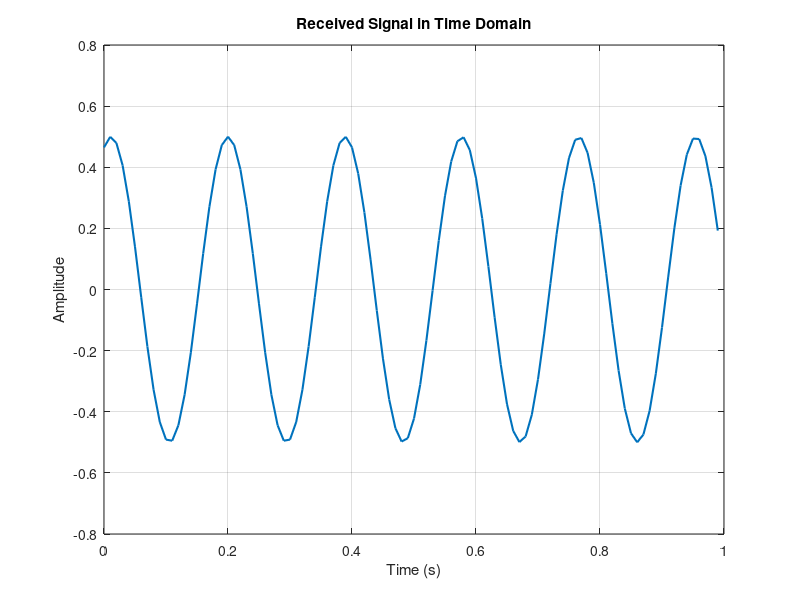
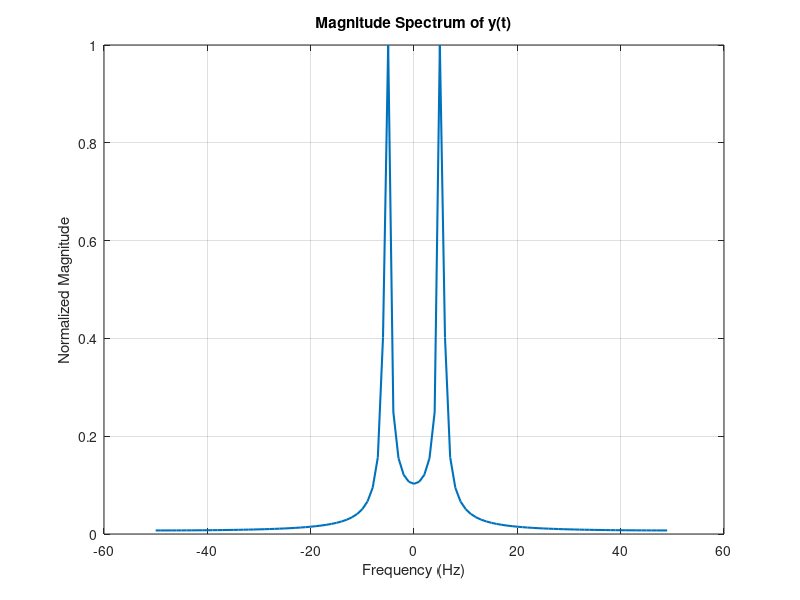
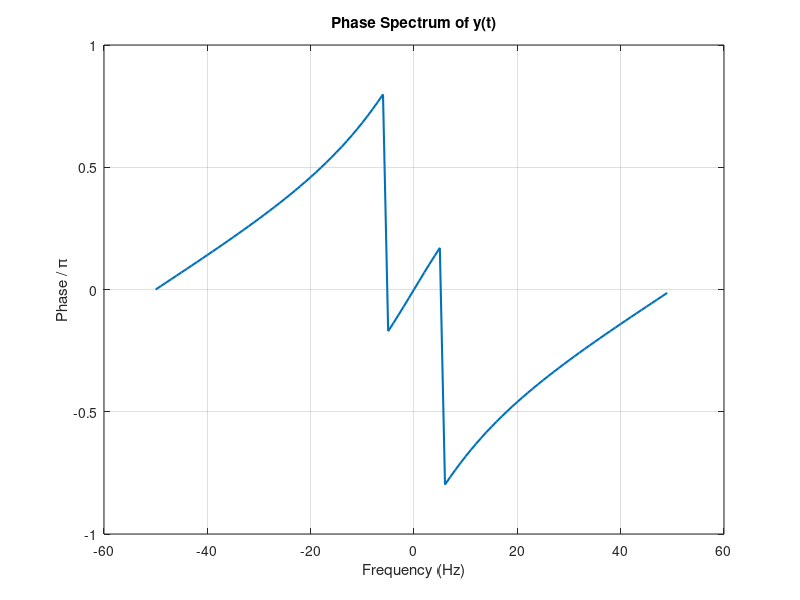

Source code (MATLAB) for these figures, in order:
fs = 100; 
Ts = 1/fs; 
t_start = 0;
t_end = 1;
t = t_start:Ts:t_end-Ts; 

alpha = 0.5;
fc = 5;
fd = 0.3;
td = 0.2; 

phi_new = 2 * pi * fc * t + 2 * pi * fd * (t - td);
y = alpha * cos(phi_new);

figure;
plot(t, y, 'LineWidth', 1.5);
xlabel('Time (s)');
ylabel('Amplitude');
title('Received Signal in Time Domain');
grid on;

N = length(y); 
y_fft = fftshift(fft(y)); 
f = (-fs/2):(fs/N):(fs/2 - fs/N); 

magnitude = abs(y_fft) / max(abs(y_fft));

figure;
plot(f, magnitude, 'LineWidth', 1.5);
xlabel('Frequency (Hz)');
ylabel('Normalized Magnitude');
title('Magnitude Spectrum of y(t)');
grid on;

tol = 1e-6; 
y_fft(abs(y_fft) < tol) = 0; 
theta = angle(y_fft); 

figure;
plot(f, theta/pi, 'LineWidth', 1.5);
xlabel('Frequency (Hz)');
ylabel('Phase / \pi');
title('Phase Spectrum of y(t)');
grid on;

disp('Fourier Transform (Magnitude and Phase) plots are completed.');
